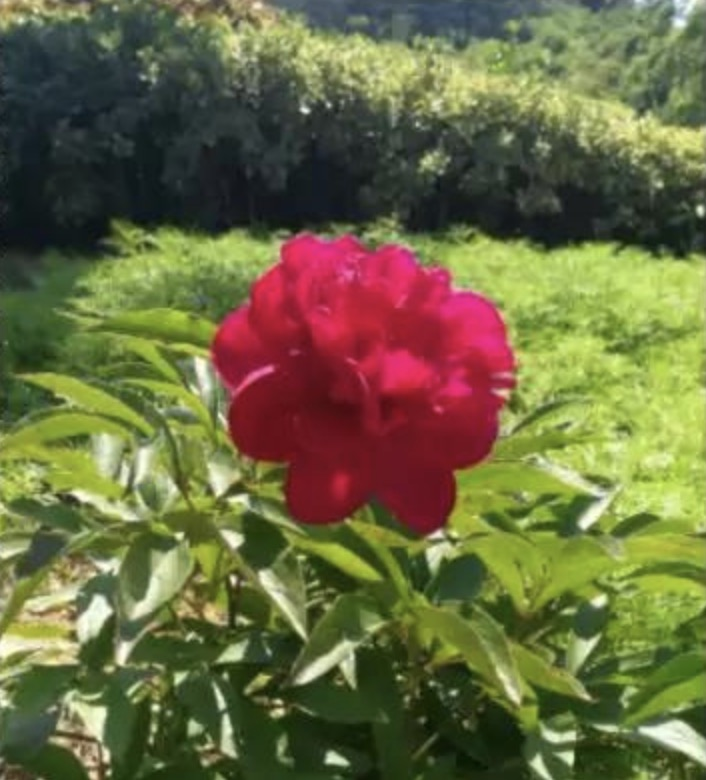
#> input picture apps/openCV/openCV_学习代码/cp04_人脸识别/data/flower.jpg, 706 x 780 px
$ python 'c5_人脸贴纸画条件_2.py'
#> lines starting #> are read from the running program, lines starting #| are printed output that depends on the picture; after the words box and inside, x2 and y2 are one past the last pixel; in counts of white or black regions, pixels touching at a corner belong together
# coding:utf-8
# Author:mylady
# Datetime:2023/3/28 13:35
import cv2
import numpy as np


def main():
    img = cv2.imread('./data/flower.jpg')  # 蓝绿红，适合显示图片
#> img is the input picture: shape (780, 706, 3); mean B, G, R 65.9, 105.9, 106.7
    hsv = cv2.cvtColor(img, code=cv2.COLOR_BGR2HSV)  # 颜色空间，适合计算
#> hsv: shape (780, 706, 3); mean H, S, V 62.9, 121.1, 120.3

    # 轮廓查找，使用的是，颜色值，进行的
    lower_red = (156, 50, 50)  # 浅红色
    upper_red = (180, 255, 255)  # 深红色
    mask = cv2.inRange(hsv, lower_red, upper_red)
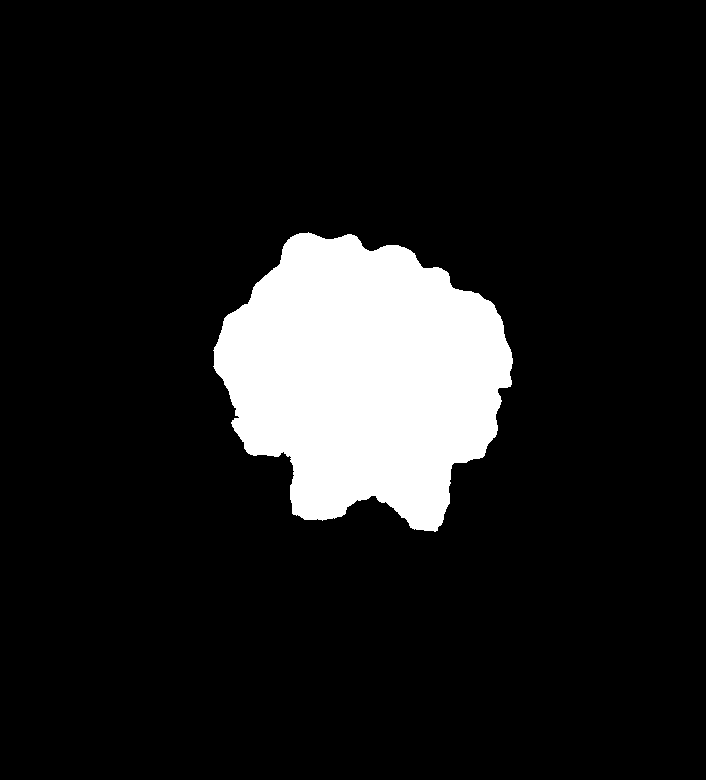
#> mask: shape (780, 706); 11.3% white; 1 white region, box (x1, y1, x2, y2) and area: (213, 232, 513, 532) 62226

    # [8 lines of commented-out code are left out]

    res = cv2.bitwise_and(img, img, mask=mask)
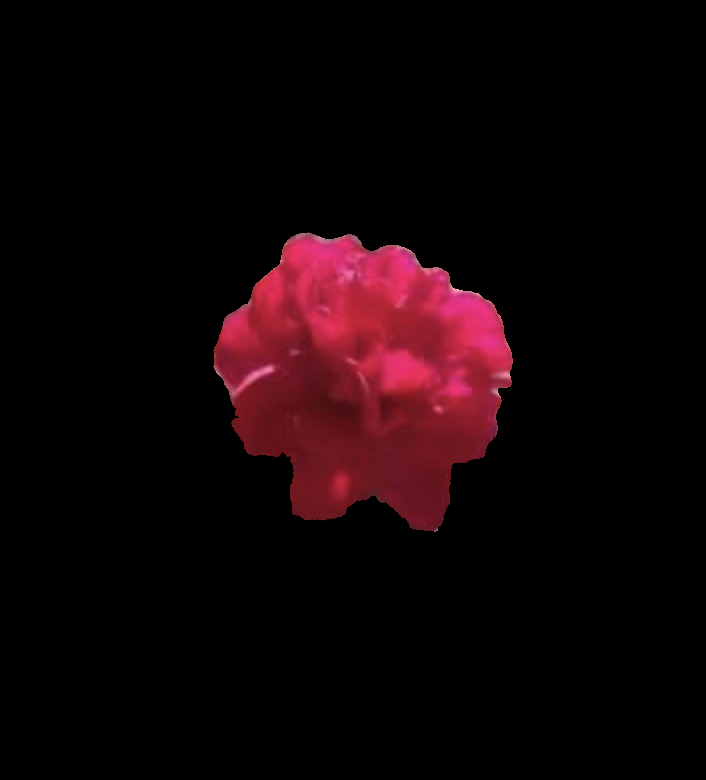
#> res: shape (780, 706, 3); mean B, G, R 6.3, 3.9, 17.1
    cv2.imshow('flower', res)
    cv2.waitKey(0)
    cv2.destroyAllWindows()
    pass


if __name__ == '__main__':
    main()

$ run again, with apps/openCV/openCV_学习代码/cp04_人脸识别/data/he.jpg copied over apps/openCV/openCV_学习代码/cp04_人脸识别/data/flower.jpg
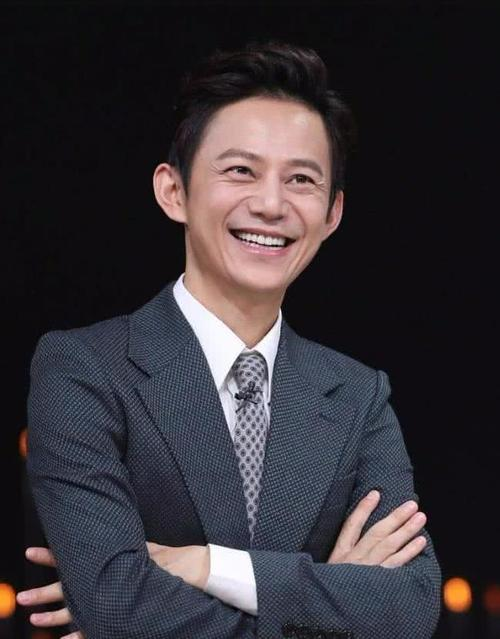
#> input picture apps/openCV/openCV_学习代码/cp04_人脸识别/data/he.jpg, 500 x 639 px
#> in main, img is the input picture: shape (639, 500, 3); mean B, G, R 55.1, 49.8, 54.6
#> hsv: shape (639, 500, 3); mean H, S, V 109.3, 63.6, 62.1
#> in main, `mask = cv2.inRange(hsv, lower_red, upper_red)`:
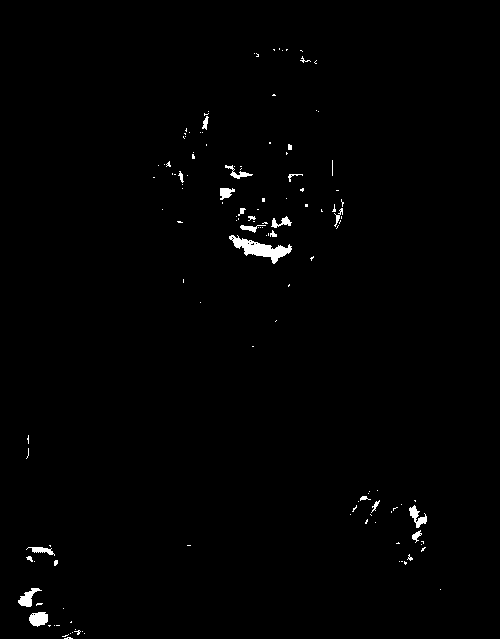
#> mask: shape (639, 500); 0.87% white; 133 white regions (110 under 20 px), largest, box (x1, y1, x2, y2) and area: (229, 235, 292, 264) 694, (29, 612, 48, 627) 218, (18, 588, 42, 607) 200

$ run again, with apps/openCV/openCV_学习代码/cp04_人脸识别/data/nvpai.jpg copied over apps/openCV/openCV_学习代码/cp04_人脸识别/data/flower.jpg
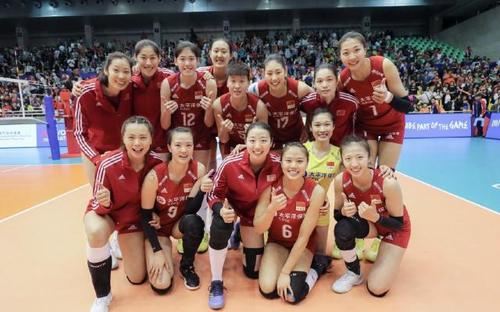
#> input picture apps/openCV/openCV_学习代码/cp04_人脸识别/data/nvpai.jpg, 500 x 312 px
#> in main, img is the input picture: shape (312, 500, 3); mean B, G, R 104.6, 111.9, 137.6
#> hsv: shape (312, 500, 3); mean H, S, V 60.1, 98.2, 146.7
#> in main, `mask = cv2.inRange(hsv, lower_red, upper_red)`:
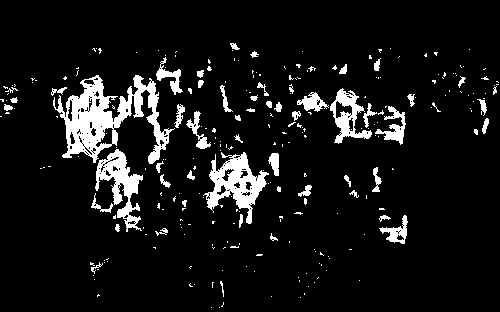
#> mask: shape (312, 500); 8.5% white; 268 white regions (212 under 20 px), largest, box (x1, y1, x2, y2) and area: (53, 75, 175, 164) 4137, (203, 152, 269, 224) 1915, (95, 149, 143, 232) 1516
#> in main, `res = cv2.bitwise_and(img, img, mask=mask)`:
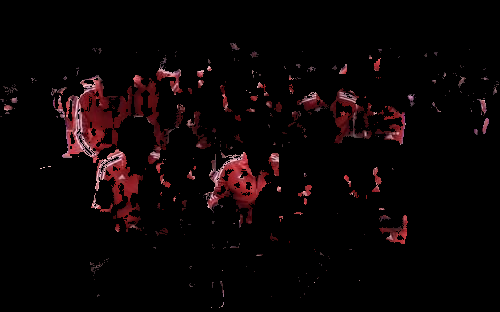
#> res: shape (312, 500, 3); mean B, G, R 4.7, 4.1, 10.4
